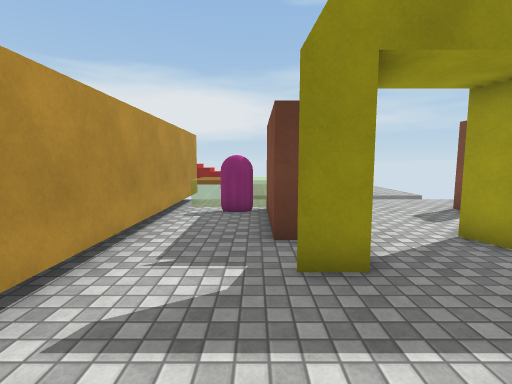
view 1 (above)

15 first-person views from a walk through a Unity game level. The camera is 1.5 m above the floor, tilts 6° down and sees 85° across. The floor is counted in squares, 1 m on a side. Each view is taken from the middle of a square. On the plan, view 1 faces up. The plan holds only what a view shows up to about 14 squares ahead; the rest is blank. The place goes on beyond the plan. Some animated figures are left out. Surface patterns are stand-ins for the level's own textures.

view 2
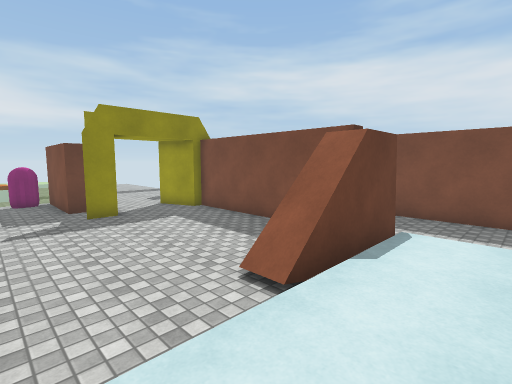

view 3
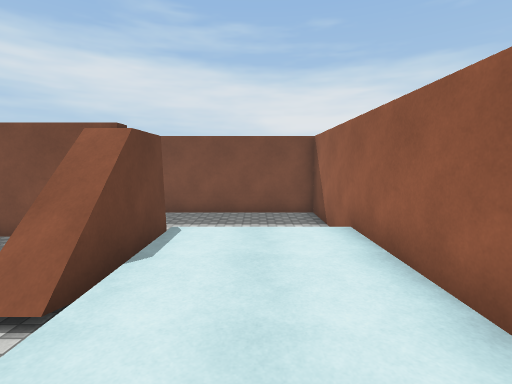

view 4
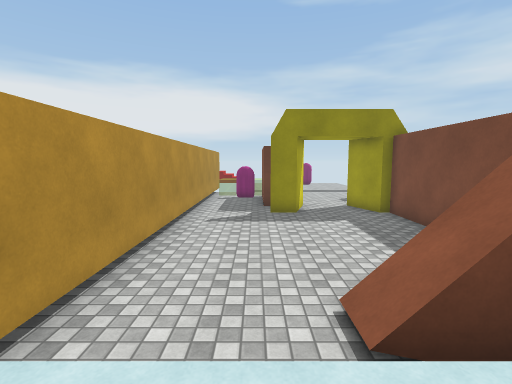

view 5
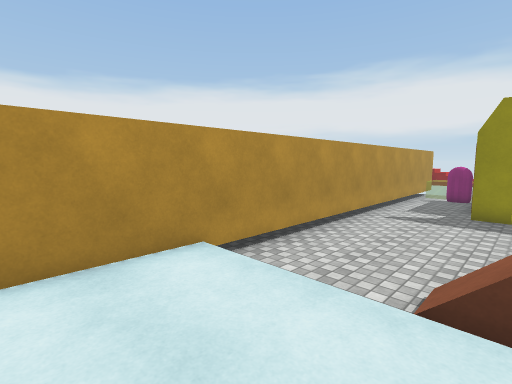

view 6
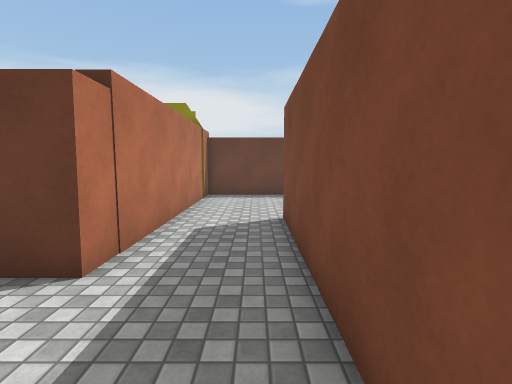

view 7
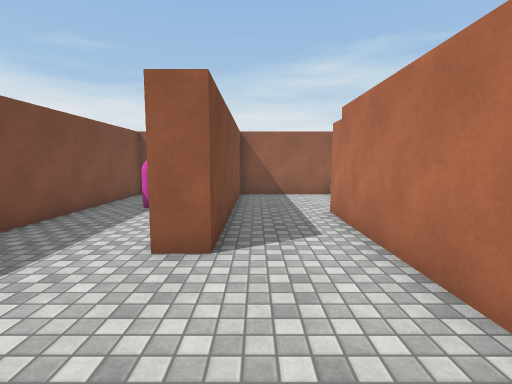

view 8
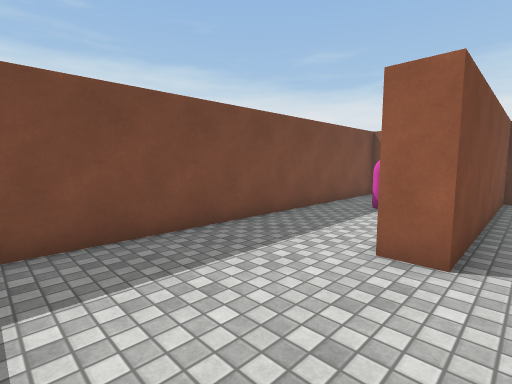

view 9
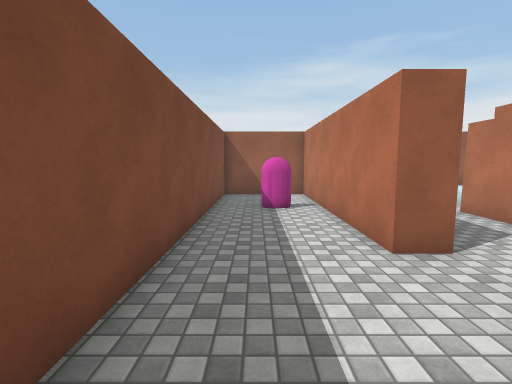

view 10
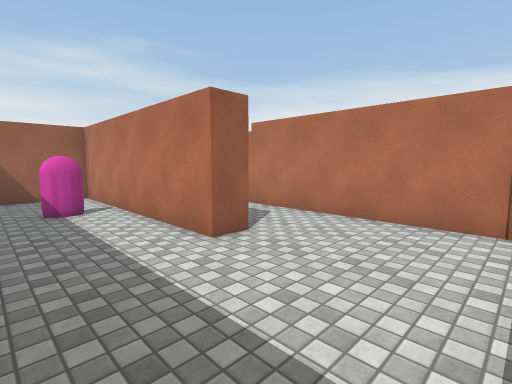

view 11
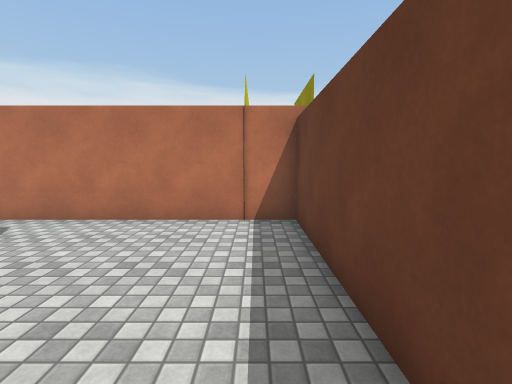

view 12
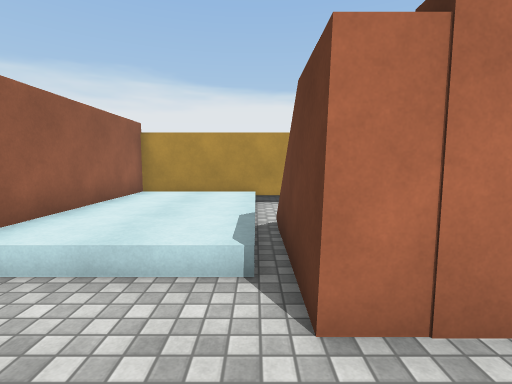

view 13
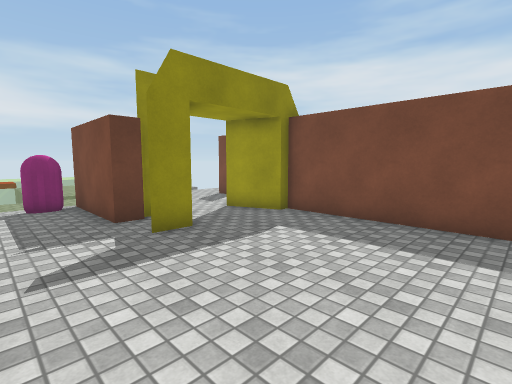

view 14
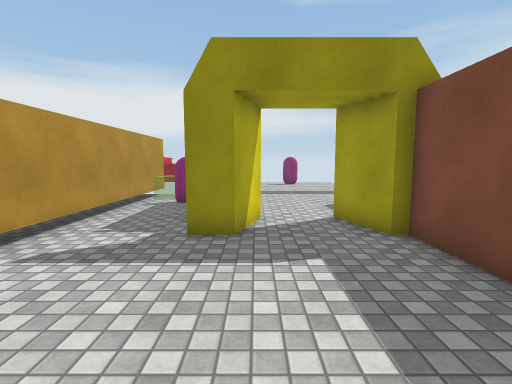

view 15
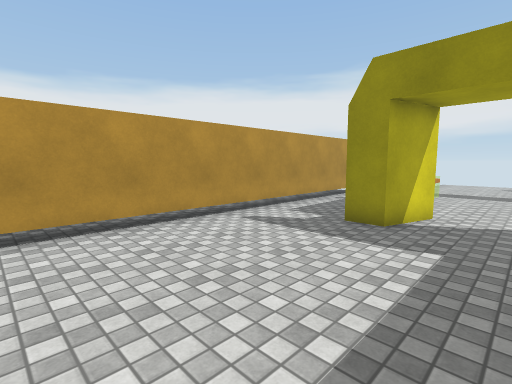

### Floor plan
Key: @ floor where view 1 was taken; # wall or solid block; x gap in a wall; . main floor; : floor 0.5 m higher than the main floor; + floor 2.75 m higher than the main floor; / step, stairs or slope; = window, fence, low wall or low ledge.
Columns run from 3 left of view 1 to 14 right of it. Each row starts with its distance up from view 1.
 11 #..........
 10 #..........
  9 #.## .....#
  8 #..# .....
  7 #..# ....
  6 #..##....
  5 #...##..########
  4 #...##..##.......#
  3 #.......##.......#
  2 #.......##.......#
  1 #.......##.......#
  0 #..@....##.......#
 -1 #.......##..##...#
 -2 #.......##..##...#
 -3 #.......=#..##...#
 -4 #...////+#..##...#
 -5 #///////....##x..#
 -6 #:::::::....##...#
 -7 #:::::::....## ..#
 -8 #:::::::....## ..#
 -9 ##################

Where each view was taken, in squares from view 1:
view 1: 0 up, 0 right, facing up
view 2: 7 down, 2 left, facing up-right
view 3: 7 down, 2 left, facing right
view 4: 7 down, 0 right, facing up
view 5: 8 down, 2 right, facing up-left
view 6: 8 down, 8 right, facing up
view 7: 4 up, 8 right, facing down
view 8: 4 up, 8 right, facing down-right
view 9: 4 up, 12 right, facing down
view 10: 4 up, 13 right, facing down-left
view 11: 4 up, 13 right, facing left
view 12: 5 down, 8 right, facing left
view 13: 2 down, 2 left, facing up-right
view 14: 2 down, 2 right, facing up
view 15: 3 down, 4 right, facing up-left
